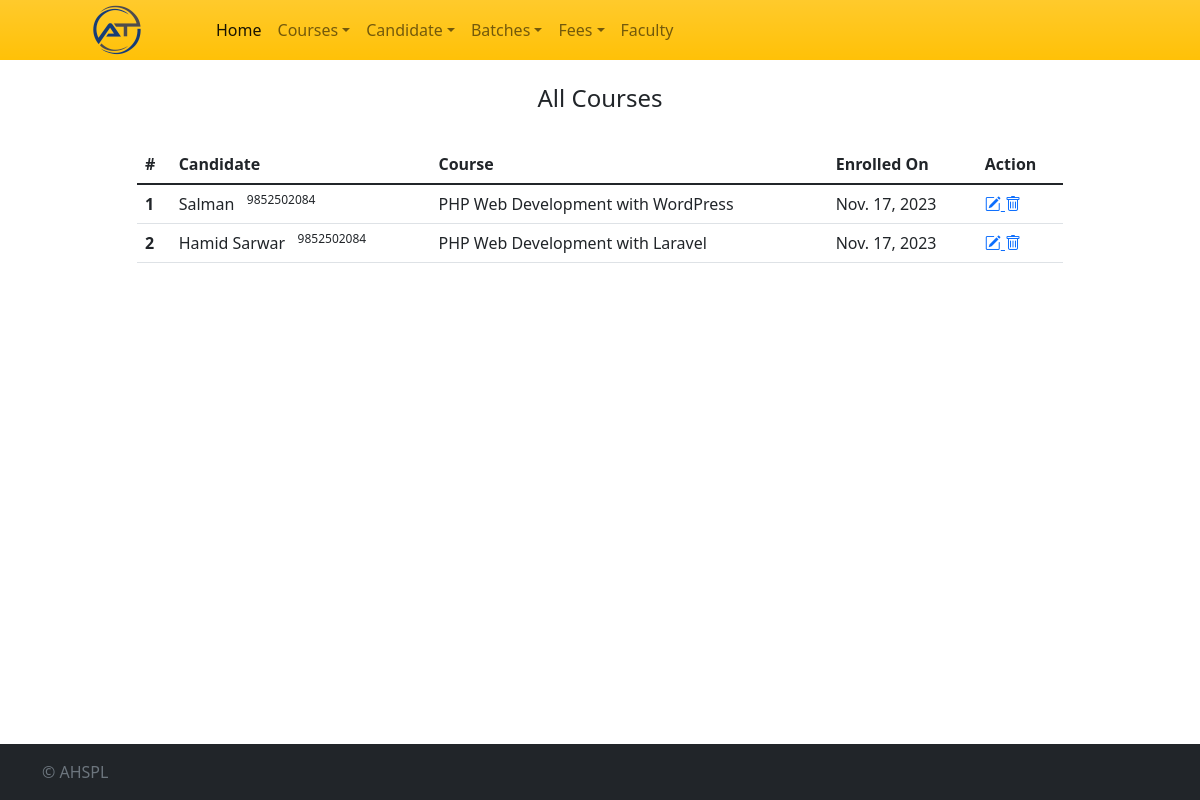
Before: /all-enrollment with the older database file.
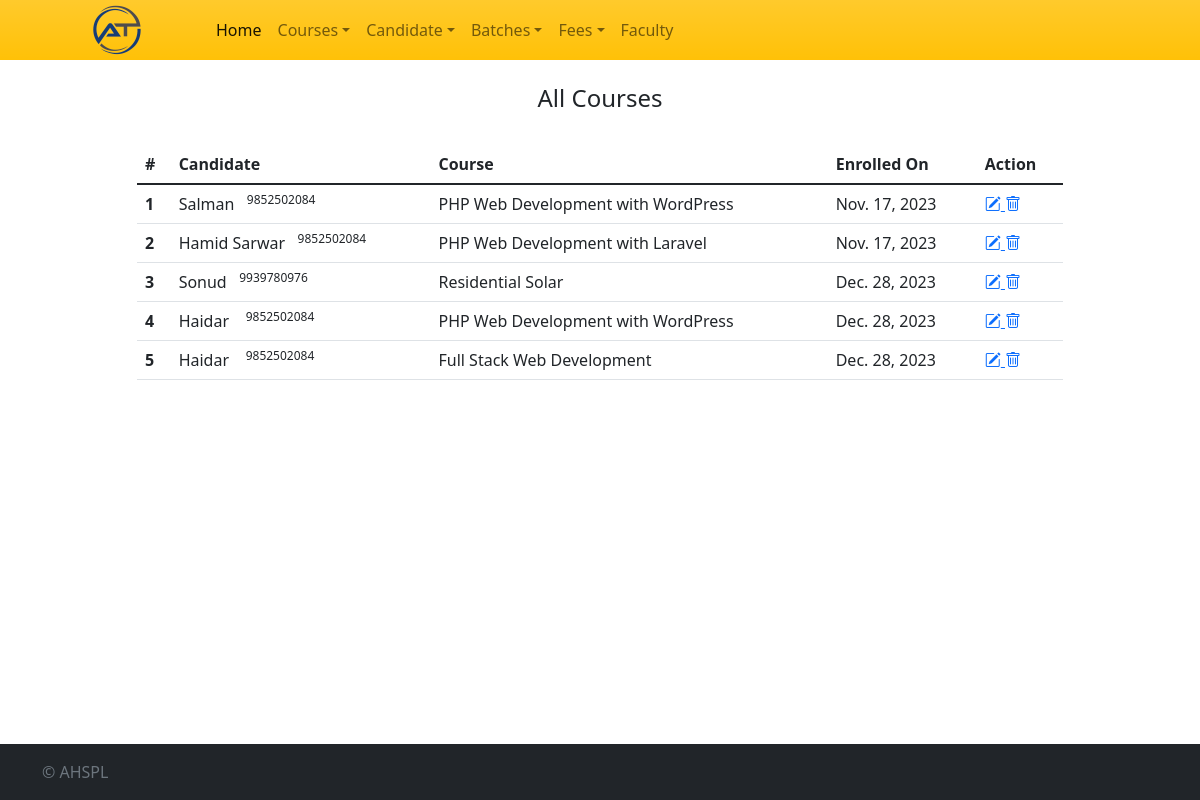
After: the same page with the newer database file.
### crmapp/models.py (models this page shows)
class Enrollment(models.Model):
    enrollment_id = models.AutoField(primary_key=True)
    candidate_id = models.ForeignKey(Users, on_delete=models.SET_NULL, null=True, blank=True)
    course_id = models.ForeignKey(Course, on_delete=models.SET_NULL, null=True, blank=True)
    date_created = models.DateField(default=datetime.today)

class Users(models.Model):
    user_id = models.AutoField(primary_key=True)
    user_unique = models.CharField(max_length=100)
    user_role = models.ForeignKey(Userroles, on_delete=models.SET_NULL, null=True, blank=True)
    user_name = models.CharField(max_length=255)
    user_phone = models.CharField(max_length=15)
    user_email = models.CharField(max_length=320)
    date_created = models.DateField(default=datetime.today)

class Course(models.Model):
    course_id = models.AutoField(primary_key=True)
    course_name = models.CharField(max_length=100)
    course_fee = models.DecimalField(max_digits=10, decimal_places=2)
    course_duration = models.CharField(max_length=100, default='')
    date_created = models.DateField(default=datetime.today)

### crmapp/views.py (the view)
# urls.py: path('all-enrollment',views.all_enrollment, name='all_enrollment'),
def all_enrollment(request):
    enrollments = Enrollment.objects.all()
    return render(request, 'all-enrollments.html', {'enrollments': enrollments})

### templates/all-enrollments.html (shortened to what this page needs)
{% extends 'base.html' %}
{% block content %}
<div class="row">
    <div class="col">
    </div>
    <div class="col-10">
        <div class="py-4 text-center">
            <h4>All Courses</h4>
        </div>
        <table class="table  table-hover">
          <thead>
            <tr>
              <th scope="col">#</th>
              <th scope="col">Candidate</th>
              <th scope="col">Course</th>
              <th scope="col">Enrolled On</th>
              <th scope="col">Action</th>
            </tr>
          </thead>
          <tbody>
            {% for enrollment in enrollments %}
            <tr>
                <th scope="row">{{ forloop.counter }}</th>
                <td>{{ enrollment.candidate_id.user_name }}&nbsp;&nbsp;&nbsp;<sup>{{ enrollment.candidate_id.user_phone }}</sup></td>
                <td>{{ enrollment.course_id.course_name }}</td>
                <td>{{ enrollment.date_created }}</td>
                <td>
                    <a href="{% url 'edit_enrollment' enrollment.enrollment_id %}">
                        <i class="bi bi-pencil-square" title="Edit"></i>
                    </a>
                    <a onclick="return confirmDelete();" href="{% url 'delete_enrollment' enrollment.enrollment_id %}">
                        <i class="bi bi-trash" title="Delete"></i>
                    </a>
                </td>
            </tr>
            {% endfor %}
          </tbody>
        </table>
    </div>
    <div class="col">
    </div>
</div>
{% endblock %}

### templates/base.html (shortened to what this page needs)
{% load static %}
<html lang="en">
<head>
  <link href="{% static 'css/bootstrap.min.css' %}" rel="stylesheet">
  <link href="https://cdn.jsdelivr.net/npm/bootstrap-icons@1.10.0/font/bootstrap-icons.css" rel="stylesheet">
</head>
<body class="d-flex flex-column h-100">
  <main>
    {% block navigation %}
    <nav class="navbar navbar-expand-lg navbar-light bg-warning bg-gradient" aria-label="Eighth navbar example">
        <div class="container">
            <a class="navbar-brand" href="{% url 'home' %}">
                <img src="{% static 'logo.png' %}"/>
            </a>
            <div class="collapse navbar-collapse" id="navbarsExample07">
                <ul class="navbar-nav me-auto mb-2 mb-lg-0">
                <li class="nav-item">
                  <a class="nav-link active" aria-current="page" href="{% url 'dashboard' %}">Home</a>
                </li>
                <li class="nav-item dropdown">
                  <a class="nav-link dropdown-toggle" href="#" id="dropdown07" data-bs-toggle="dropdown" aria-expanded="false">Courses</a>
                </li>
                <li class="nav-item dropdown">
                  <a class="nav-link dropdown-toggle" href="#" id="dropdown09" data-bs-toggle="dropdown" aria-expanded="false">Candidate</a>
                </li>
                <li class="nav-item dropdown">
                  <a class="nav-link dropdown-toggle" href="#" id="dropdown08" data-bs-toggle="dropdown" aria-expanded="false">Batches</a>
                </li>
                <li class="nav-item dropdown">
                  <a class="nav-link dropdown-toggle" href="#" id="dropdown10" data-bs-toggle="dropdown" aria-expanded="false">Fees</a>
                </li>
                <li class="nav-item">
                  <a class="nav-link" aria-current="page" href="#">Faculty</a>
                </li>
                </ul>
            </div>
        </div>
    </nav>
    {% endblock %}
    <div class="container">
        {% block content %}{% endblock %}
    </div>
</main>
<footer class="footer mt-auto py-3 bg-dark">
    {% block footer %}
      <div class="container">
        <span class="text-muted">&copy; AHSPL</span>
      </div>
    {% endblock %}
</footer>
</body>
</html>

### templates/base.html (style rules this page uses)
.navbar { padding: 0px; position: sticky; top: 0; }

Changed rows visible on the page:
added Enrollment: candidate_id.user_name "Sonud", candidate_id.user_phone "9939780976", course_id.course_name "Residential Solar", date_created "Dec. 28, 2023"
added Enrollment: candidate_id.user_name "Haidar", candidate_id.user_phone "9852502084", course_id.course_name "PHP Web Development with WordPress", date_created "Dec. 28, 2023"
added Enrollment: candidate_id.user_name "Haidar", candidate_id.user_phone "9852502084", course_id.course_name "Full Stack Web Development", date_created "Dec. 28, 2023"
